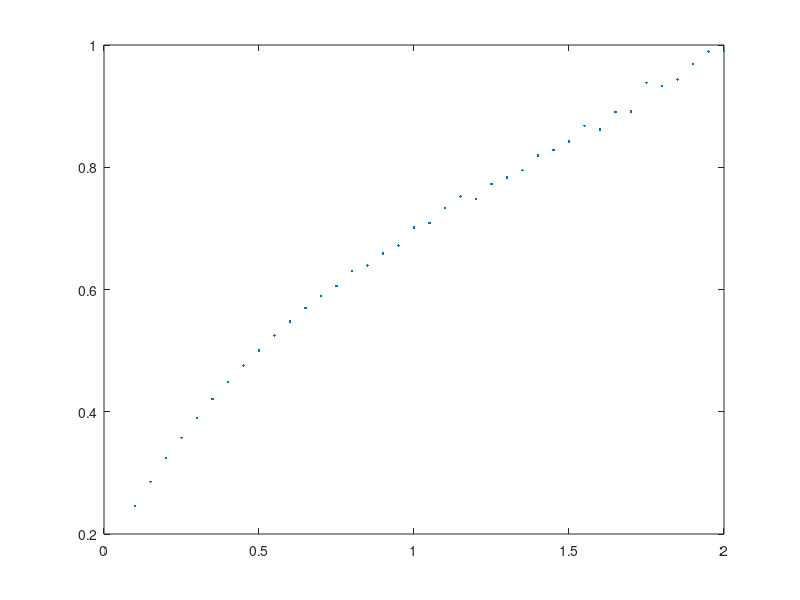
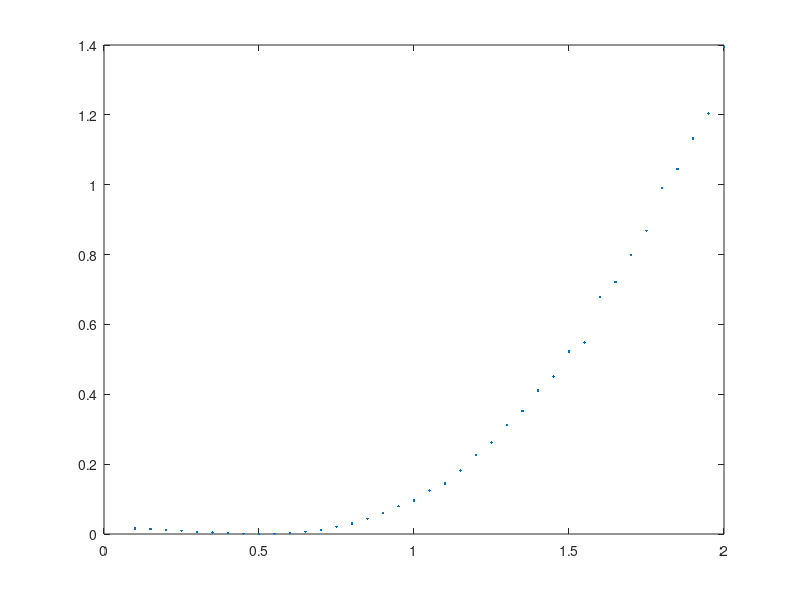
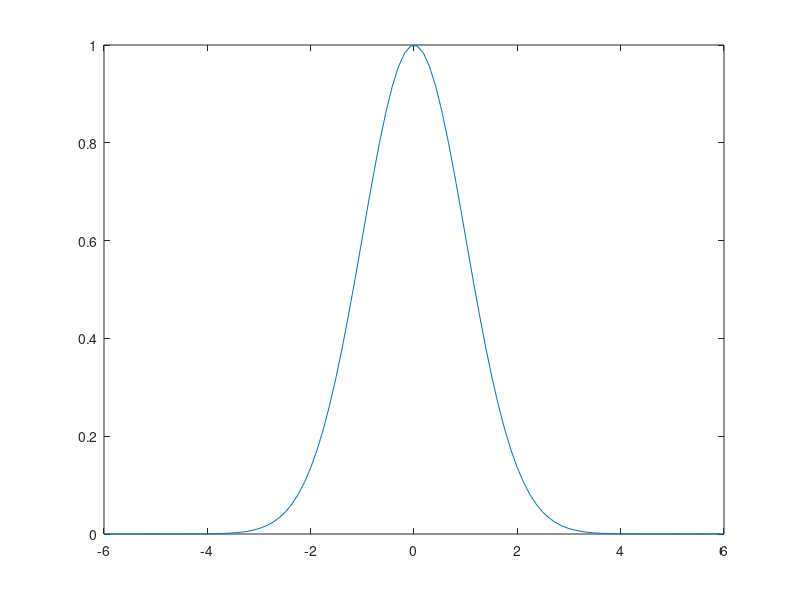

The MATLAB script that drew these images, in order:
close all;
clear all;
clc;

B = 0.1:0.05:2;
M = 10000;
h = 0.9;

EL = zeros(1,M);
sqEt = zeros(1,length(B));
Et = zeros(1,length(B));

for i = 1:length(B)
    fun = @(x) exp(-2*B(i)*x.^2);
    A = integral(fun,0,1);
    
    x = 1.0;
    count = 0;
    for j = 1:M
        if x-h/2 > 0 
            low = x - h/2;
        else
            low = 0;
        end
        if x+h/2 < 1 
            high = x + h/2;
        else
            high = 1;
        end
        xT = low + (high-low)*rand(1,1);
        
        F0 = exp(-2*B(i)*x^2)/A;
        FT = exp(-2*B(i)*xT^2)/A;
        
        r = FT/F0;
        
        if r >= 1
            x = xT;
            count = count+1;
        else
            n = rand(1,1);
            
            if n < r
                x = xT;
                count = count+1;
            end
        end
        
        EL(j) = B(i) + (0.5 - 2*B(i)^2)*x^2;
    end
    
    Et(i) = sum(EL)/M;
    sqEt(i) = sum(EL.^2)/M;
    acc = count/M
end

plot(B, Et, '.')
var = sqEt - Et.^2;

figure(2)
plot(B, var, '.')

figure(3)
y = linspace(-6,6,100);
plot(y, exp(-0.5*y.^2))
    